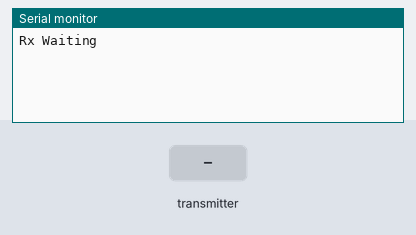
This sketch was run on a simulated Arduino Uno, built with avr-gcc and run on an emulated ATmega328P. Shown: the last lines printed to the serial monitor. Inputs (shaded band) come from the test bench. No radio packets arrive unless stated.

Above: at 1.2 s.
1.3 s: the transmitter starts sending H_disp_front = 0
At 1.37 s:
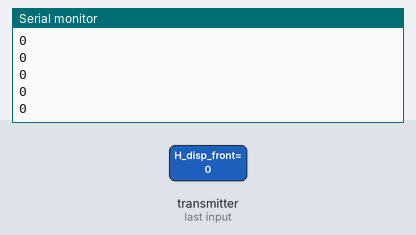
3.2 s: the transmitter starts sending H_disp_side = 256
4.7 s: the transmitter starts sending altitude = 512
At 4.77 s:
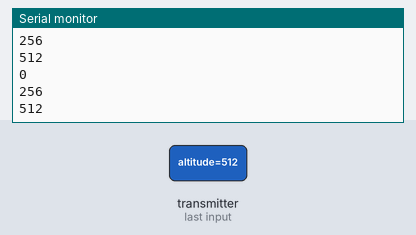
6.2 s: the transmitter starts sending H_disp_front = 1023
Timing chart, 0 to 8.7 s (numbered marks = the images above; inputs shaded):
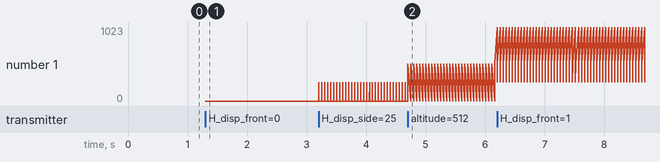

The sketch:

Rx.ino
```cpp
#include <nRF24L01.h>
#include <RF24.h>
#include <RF24_config.h>
#include <SPI.h>


// ------------ CONSTANTS ------------ //
const int pinCE = 7;
const int pinCSN = 8;
RF24 radio(pinCE, pinCSN);
const uint64_t pipe = 0xE8E8F0F0E1LL;


// ------------ TYPE DEFINES ------------ //
struct TxFrame
{
  int H_disp_front; // Frontal displacement counts
  int H_disp_side;  // Side displacement counts
  int altitude;     // Altitude counts
};


// ------------ VARIABLES ------------ //
char data[16];
TxFrame frame;


// ------------ INITIALIZATION ------------ //
void setup(void)
{
   Serial.begin(2000000);
   radio.begin();
   radio.openReadingPipe(1,pipe);
   radio.setChannel(0x66);
   radio.setDataRate(RF24_2MBPS);
   radio.startListening();
   Serial.println("Rx Waiting");
}


// ------------ MAIN CODE ------------ //
void loop(void)
{
  if (radio.available())
  {
    radio.read(&frame, sizeof frame);
    Serial.println(frame.H_disp_front);
    Serial.println(frame.H_disp_side);
    Serial.println(frame.altitude);
  }
}


//radio.setChannel(0x66);
```

Measured:
- after the input at 1.3 s, the serial monitor: prints a new line at once (image 1)
- after the input at 4.7 s, the serial monitor: prints a new line at once (image 2)
- plotted number 1: 0 → 512 after the input at 4.7 s
